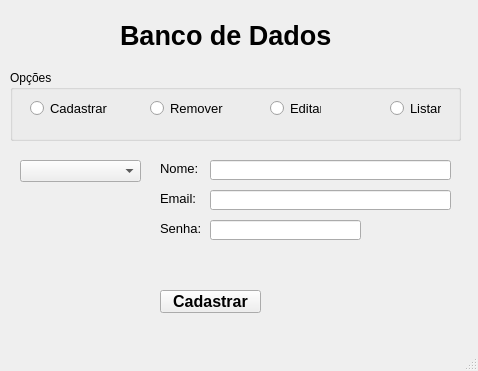
<?xml version="1.0" encoding="UTF-8"?>
<ui version="4.0">
 <class>MainWindow</class>
 <widget class="QMainWindow" name="MainWindow">
  <property name="geometry">
   <rect>
    <x>0</x>
    <y>0</y>
    <width>478</width>
    <height>371</height>
   </rect>
  </property>
  <property name="windowTitle">
   <string>MainWindow</string>
  </property>
  <widget class="QWidget" name="centralwidget">
   <widget class="QLabel" name="LblTitulo">
    <property name="geometry">
     <rect>
      <x>120</x>
      <y>10</y>
      <width>231</width>
      <height>51</height>
     </rect>
    </property>
    <property name="font">
     <font>
      <pointsize>20</pointsize>
      <bold>true</bold>
     </font>
    </property>
    <property name="text">
     <string>Banco de Dados</string>
    </property>
   </widget>
   <widget class="QGroupBox" name="GbOpcoes">
    <property name="geometry">
     <rect>
      <x>10</x>
      <y>70</y>
      <width>451</width>
      <height>71</height>
     </rect>
    </property>
    <property name="title">
     <string>Opções</string>
    </property>
    <widget class="QRadioButton" name="RBtnCadastrar">
     <property name="geometry">
      <rect>
       <x>20</x>
       <y>30</y>
       <width>82</width>
       <height>17</height>
      </rect>
     </property>
     <property name="font">
      <font>
       <pointsize>10</pointsize>
      </font>
     </property>
     <property name="text">
      <string>Cadastrar</string>
     </property>
    </widget>
    <widget class="QRadioButton" name="RBtnRemover">
     <property name="geometry">
      <rect>
       <x>140</x>
       <y>30</y>
       <width>82</width>
       <height>17</height>
      </rect>
     </property>
     <property name="font">
      <font>
       <pointsize>10</pointsize>
      </font>
     </property>
     <property name="text">
      <string>Remover</string>
     </property>
    </widget>
    <widget class="QRadioButton" name="RBtnListar">
     <property name="geometry">
      <rect>
       <x>380</x>
       <y>30</y>
       <width>51</width>
       <height>17</height>
      </rect>
     </property>
     <property name="font">
      <font>
       <pointsize>10</pointsize>
      </font>
     </property>
     <property name="text">
      <string>Listar</string>
     </property>
    </widget>
    <widget class="QRadioButton" name="RBtnEditar">
     <property name="geometry">
      <rect>
       <x>260</x>
       <y>30</y>
       <width>51</width>
       <height>17</height>
      </rect>
     </property>
     <property name="font">
      <font>
       <pointsize>10</pointsize>
      </font>
     </property>
     <property name="text">
      <string>Editar</string>
     </property>
    </widget>
   </widget>
   <widget class="QLabel" name="LblNome">
    <property name="geometry">
     <rect>
      <x>160</x>
      <y>160</y>
      <width>41</width>
      <height>16</height>
     </rect>
    </property>
    <property name="font">
     <font>
      <pointsize>10</pointsize>
     </font>
    </property>
    <property name="text">
     <string>Nome:</string>
    </property>
   </widget>
   <widget class="QLabel" name="LblEmail">
    <property name="geometry">
     <rect>
      <x>160</x>
      <y>190</y>
      <width>41</width>
      <height>16</height>
     </rect>
    </property>
    <property name="font">
     <font>
      <pointsize>10</pointsize>
     </font>
    </property>
    <property name="text">
     <string>Email:</string>
    </property>
   </widget>
   <widget class="QLabel" name="LblSenha">
    <property name="geometry">
     <rect>
      <x>160</x>
      <y>220</y>
      <width>41</width>
      <height>16</height>
     </rect>
    </property>
    <property name="font">
     <font>
      <pointsize>10</pointsize>
     </font>
    </property>
    <property name="text">
     <string>Senha:</string>
    </property>
   </widget>
   <widget class="QLineEdit" name="TxtNome">
    <property name="geometry">
     <rect>
      <x>210</x>
      <y>160</y>
      <width>241</width>
      <height>20</height>
     </rect>
    </property>
   </widget>
   <widget class="QLineEdit" name="TxtEmail">
    <property name="geometry">
     <rect>
      <x>210</x>
      <y>190</y>
      <width>241</width>
      <height>20</height>
     </rect>
    </property>
   </widget>
   <widget class="QLineEdit" name="TxtSenha">
    <property name="geometry">
     <rect>
      <x>210</x>
      <y>220</y>
      <width>151</width>
      <height>20</height>
     </rect>
    </property>
   </widget>
   <widget class="QPushButton" name="BtnCadastrar">
    <property name="geometry">
     <rect>
      <x>160</x>
      <y>290</y>
      <width>101</width>
      <height>23</height>
     </rect>
    </property>
    <property name="font">
     <font>
      <pointsize>12</pointsize>
      <bold>true</bold>
     </font>
    </property>
    <property name="text">
     <string>Cadastrar</string>
    </property>
   </widget>
   <widget class="QComboBox" name="comboBox">
    <property name="geometry">
     <rect>
      <x>20</x>
      <y>160</y>
      <width>121</width>
      <height>22</height>
     </rect>
    </property>
   </widget>
  </widget>
  <widget class="QMenuBar" name="menubar">
   <property name="geometry">
    <rect>
     <x>0</x>
     <y>0</y>
     <width>478</width>
     <height>22</height>
    </rect>
   </property>
  </widget>
  <widget class="QStatusBar" name="statusbar"/>
 </widget>
 <resources/>
 <connections/>
</ui>
